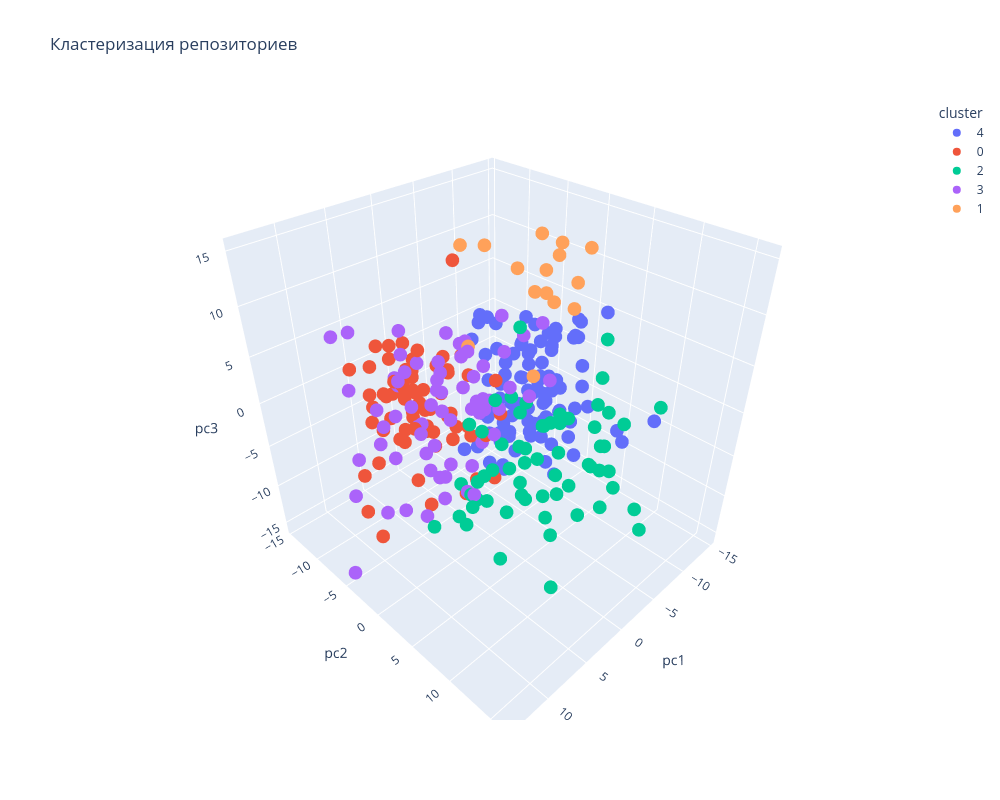

The code cell stored with this chart in its notebook:
### Markdown cell above
### Кластеризация

### Code cell
import numpy as np
import pandas as pd
import plotly.express as px
from sklearn.cluster import KMeans
from sklearn.decomposition import PCA
from sklearn.preprocessing import StandardScaler

df_clean = df.drop(columns=["github_id"]).copy()
df_clean = df_clean.dropna(subset=["readme_embedding", "topics_embedding"]).copy()

readme_embeddings = np.vstack(df_clean["readme_embedding"].values)
topics_embeddings = np.vstack(df_clean["topics_embedding"].values)

numeric_cols = df_clean.select_dtypes(include=["number"]).columns.tolist()
X_num = df_clean[numeric_cols].values

X = np.hstack([X_num, readme_embeddings, topics_embeddings])

X[np.isinf(X)] = np.nan
mask = ~np.isnan(X).any(axis=1)

X = X[mask]
df_clean = df_clean.iloc[mask].copy()

scaler = StandardScaler()
X_scaled = scaler.fit_transform(X)

pca = PCA(n_components=3, svd_solver="full")
X_pca = pca.fit_transform(X_scaled)

df_clean["pc1"] = X_pca[:, 0]
df_clean["pc2"] = X_pca[:, 1]
df_clean["pc3"] = X_pca[:, 2]

kmeans = KMeans(n_clusters=5, random_state=42, n_init=10)
df_clean["cluster"] = kmeans.fit_predict(X_scaled).astype(str)


hover_cols = [
    "releases_count",
    "subscribers_count",
    "stargazers_count",
    "forks_count",
    "open_issues_count",
    "closed_issues_count",
    "open_pr_count",
    "closed_pr_count",
    "contributors_count",
    "commits_count",
    "owner_location",
    "license_spdx_id",
    "cluster"
]

fig = px.scatter_3d(
    df_clean,
    x="pc1",
    y="pc2",
    z="pc3",
    color="cluster",
    hover_name="full_name",
    hover_data=hover_cols,
    title="Кластеризация репозиториев"
)

fig.update_layout(
    width=1000,
    height=800
)

fig.show()

### Figure 1 — Plotly figure (JSON) as saved in the notebook; plotly's stock layout.template omitted (floating-point values rounded to 4 significant figures; data arrays with more than 128 entries replaced by an {"elided": "..."} marker saying what was removed)
{"data": [{"customdata": {"elided": "93x13 mixed values"}, "hovertemplate": "<b>%{hovertext}</b><br><br>cluster=%{customdata[12]}<br>pc1=%{x}<br>pc2=%{y}<br>pc3=%{z}<br>releases_count=%{customdata[0]}<br>subscribers_count=%{customdata[1]}<br>stargazers_count=%{customdata[2]}<br>forks_count=%{customdata[3]}<br>open_issues_count=%{customdata[4]}<br>closed_issues_count=%{customdata[5]}<br>open_pr_count=%{customdata[6]}<br>closed_pr_count=%{customdata[7]}<br>contributors_count=%{customdata[8]}<br>commits_count=%{customdata[9]}<br>owner_location=%{customdata[10]}<br>license_spdx_id=%{customdata[11]}<extra></extra>", "hovertext": ["papra-hq/papra", "ratatui/ratzilla", "icip-cas/PPTAgent", "plexe-ai/plexe", "trycua/acu", "YouG-o/YouTube-No-Translation", "uccl-project/uccl", "Alibaba-NLP/DeepResearch", "remnawave/panel", "superglue-ai/superglue", "Heavrnl/TelegramForwarder", "tiagozip/cap", "rowboatlabs/rowboat", "clemcer/LoggiFly", "c15t/c15t", "rybbit-io/rybbit", "MiniMax-AI/MiniMax-01", "rag-web-ui/rag-web-ui", "trycompai/comp", "OpenBMB/UltraRAG", "Gourieff/ComfyUI-ReActor", "embedpdf/embed-pdf-viewer", "steveiliop56/tinyauth", "kagent-dev/kagent", "YosemiteCrew/Yosemite-Crew", "semaphoreio/semaphore", "metatool-ai/metamcp", "GoogleCloudPlatform/khi", "rclone-ui/rclone-ui", "aureuserp/aureuserp", "multimodal-art-projection/YuE", "open-thought/reasoning-gym", "usertour/usertour", "OpenAgentPlatform/Dive", "adrianhajdin/react-movies", "any-listen/any-listen", "open-thoughts/open-thoughts", "vladelaina/Catime", "yandex/perforator", "vllm-project/vllm-ascend", "qiutongxue/oba-live-tool", "crmne/ruby_llm", "sheshbabu/zen", "trycua/cua", "kreuzberg-dev/kreuzberg", "umlx5h/LLPlayer", "Mail-0/Zero", "liveblocks/frimousse", "zhiyiYo/Fluent-M3U8", "index-tts/index-tts", "Vexa-ai/vexa", "zilliztech/deep-searcher", "groupultra/telegram-search", "ferronweb/ferron", "SpaceTimee/Fusion-JetBrainsMapleMono", "MemeMeow-Studio/MemeMeow", "oomol-lab/pdf-craft", "haris-musa/excel-mcp-server", "flowglad/flowglad", "rcourtman/Pulse", "huangjunsen0406/py-xiaozhi", "belastrittmatter/Framely", "HdShare/WAuxiliary_Public", "MoonshotAI/MoBA", "yincongcyincong/MuseBot", "andremichelle/openDAW", "ravitemer/mcphub.nvim", "mytv-android/mytv-android", "raghavyuva/nixopus", "TOM88812/xiaozhi-android-client", "rmurai0610/MASt3R-SLAM", "mg-chao/snow-shot", "DioCrafts/OxiCloud", "obsidian-nvim/obsidian.nvim", "arkflow-rs/arkflow", "element-plus-x/Element-Plus-X", "eyaltoledano/claude-task-master", "lynx-family/lynx", "ConardLi/easy-dataset", "lynx-family/primjs", "x1xhlol/system-prompts-and-models-of-ai-tools", "confident-ai/deepteam", "pipeshub-ai/pipeshub-ai", "tadata-org/fastapi_mcp", "heshengtao/super-agent-party", "casparwylie/cascii-core", "Kilo-Org/kilocode", "agentset-ai/agentset", "vas3k/TaxHacker", "rikkahub/rikkahub", "PrunaAI/pruna", "nunchaku-ai/ComfyUI-nunchaku", "stacklok/toolhive"], "legendgroup": "4", "marker": {"color": "#636efa", "symbol": "circle"}, "mode": "markers", "name": "4", "scene": "scene", "showlegend": true, "type": "scatter3d", "x": [-8.254, -10.04, -3.593, -7.769, -10.96, -9.278, -11.05, -13.16, -6.378, -4.406, -5.512, -1.736, -6.695, -8.727, -6.738, -9.862, -10.47, -0.823, -3.381, -9.055, -9.287, -13.21, -2.403, -6.582, -6.447, -3.496, -0.8643, -6.59, -3.818, -8.044, -12.18, -11.06, -5.286, -5.006, -9.576, -10.5, -2.237, -3.957, -4.548, -9.199, -7.884, -4.149, -7.688, -8.143, -9.404, -7.2, -4.453, -9.344, -9.853, -7.974, -13.1, -3.954, -5.886, -6.63, -4.747, -3.083, -5.149, -4.202, -8.737, -3.919, -7.848, -2.178, -8.303, -12.43, -3.947, -10.47, -4.053, -11.18, -5.181, -9.264, -4.945, -7.517, -3.238, -5.59, -7.985, -13.17, -6.393, -7.234, -4.696, -7.453, -8.424, -6.94, -7.349, -9.065, -7.788, -3.992, -5.047, -9.662, -5.629, -7.452, -5.787, -12.04, -2.174], "y": [-2.026, -5.496, 3.279, 4.352, 7.51, -8.515, -1.95, 9.468, -0.7208, 4.702, -3.439, 0.04262, 4.661, -3.091, -3.761, 2.895, 1.737, 0.5541, -0.7365, -2.013, -4.573, -3.65, -2.525, -3.776, -0.1825, -5.001, -4.623, -5.141, -4.426, -0.4682, -0.1905, 4.283, 3.18, 3.946, -4.072, -3.488, -0.9051, -6.479, -4.829, -0.2818, 1.225, 3.194, -4.477, 2.949, -3.156, 0.553, -2.455, -3.778, -2.434, -4.655, 1.348, 3.165, 2.014, -2.938, -5.116, -2.115, -0.9927, -2.773, -7.261, -5.308, -3.698, -0.3296, -2.647, -0.09583, 2.972, -3.213, -4.458, -2.346, -5.37, -0.7435, -0.7318, 2.048, -3.372, -6.295, 0.1504, -0.5943, -2.839, -1.793, -2.563, -2.325, -3.469, 0.4827, 3.708, -2.937, -1.142, -5.311, 0.1148, 7.641, 3.619, 0.484, 5.607, -0.2835, -4.045], "z": [-3.308, -3.84, -2.111, 2.905, -5.971, 1.785, -4.38, -3.564, -6.641, -0.2919, -0.5556, -7.913, -1.205, -7.724, -4.678, -1.03, 5.454, -3.14, -5.606, 2.379, -3.131, 1.535, -9.452, -8.377, -5.367, 5.47, -8.029, -2.786, -4.849, -2.618, 2.499, 7.175, -5.531, -8.726, -0.1026, -3.606, -0.5912, 2.856, -1.381, 3.556, -0.1339, 0.1832, -7.165, -6.297, 3.685, 5.074, -11.48, -1.181, -0.601, 0.3091, -5.82, -2.012, -8.758, -10.5, 5.524, 3.995, 4.071, -7.77, -4.921, -5.361, -5.335, -3.112, 1.429, 4.278, -3.996, -2.869, -5.493, 0.8587, -5.877, 1.817, 4.438, -0.4926, -6.585, 0.5059, -0.247, 1.748, -4.192, -4.656, 1.571, -4.411, 4.782, -2.764, -3.6, -9.803, -2.209, 5.97, -0.528, -3.84, -1.623, -4.732, -5.789, 2.272, -8.086]}, {"customdata": {"elided": "70x13 mixed values"}, "hovertemplate": "<b>%{hovertext}</b><br><br>cluster=%{customdata[12]}<br>pc1=%{x}<br>pc2=%{y}<br>pc3=%{z}<br>releases_count=%{customdata[0]}<br>subscribers_count=%{customdata[1]}<br>stargazers_count=%{customdata[2]}<br>forks_count=%{customdata[3]}<br>open_issues_count=%{customdata[4]}<br>closed_issues_count=%{customdata[5]}<br>open_pr_count=%{customdata[6]}<br>closed_pr_count=%{customdata[7]}<br>contributors_count=%{customdata[8]}<br>commits_count=%{customdata[9]}<br>owner_location=%{customdata[10]}<br>license_spdx_id=%{customdata[11]}<extra></extra>", "hovertext": ["jcalabro/uscope", "iii-hq/iii", "thewh1teagle/kokoro-onnx", "uaxe/geektime-docs", "getprobo/probo", "Clats97/ClatScope", "afkarxyz/SpotiFLAC", "hybridgroup/go-haystack", "NeoFreeBird/app", "caelestia-dots/shell", "punkpeye/awesome-mcp-clients", "t3dotgg/stripe-recommendations", "ericc-ch/copilot-api", "liyown/ai-trend-publish", "tigshop/Tigshop", "cyberagiinc/DevDocs", "hunvreus/basecoat", "caelestia-dots/caelestia", "wojciech-kulik/FlashSpace", "GoogleCloudPlatform/kubectl-ai", "wickenico/WailBrew", "ekmas/cs16.css", "metacraft-labs/codetracer", "ravendevteam/talon", "tianyaxiang/neurapress", "Axenide/Ax-Shell", "reconurge/flowsint", "X11Libre/xserver", "supreme-gg-gg/instagram-cli", "FestingerVault/FestingerVault", "xinnan-tech/xiaozhi-esp32-server", "oxylabs/free-proxy-list", "uiriansan/SilentSDDM", "LearningCircuit/local-deep-research", "Cur10s1tyByt3/GenP", "0x676e67/rnet", "containers/kubernetes-mcp-server", "aingdesk/AingDesk", "guy-hartstein/company-research-agent", "cjpais/Handy", "GLips/Figma-Context-MCP", "yogsec/Hacking-Tools", "Billionmail/BillionMail", "kyantech/Palmr", "imputnet/helium", "bytedance/flowgram.ai", "shanleiguang/vRain", "matrix-construct/tuwunel", "good-lly/s3mini", "u14app/deep-research", "xiaobaigroup/ClashBox", "deepseek-ai/smallpond", "greggh/claude-code.nvim", "keleus/BewlyCat", "Coding-Solo/godot-mcp", "alexpfau/calendar-card-pro", "deepseek-ai/3FS", "kepano/defuddle", "MeowDump/Integrity-Box", "itgoyo/TelegramGroup", "sassanix/Warracker", "github/github-mcp-server", "freeman-jiang/beatsync", "lanxiuyun/lazyeat", "sjzar/chatlog", "smtg-ai/claude-squad", "bytebase/dbhub", "openops-cloud/openops", "facet-rs/facet", "youhunwl/TVAPP"], "legendgroup": "0", "marker": {"color": "#EF553B", "symbol": "circle"}, "mode": "markers", "name": "0", "scene": "scene", "showlegend": true, "type": "scatter3d", "x": [2.053, 4.323, 5.619, 3.012, -4.593, 7.43, -4.086, 6.911, 1.776, -3.213, 9.859, 6.208, 6.792, 5.707, 4.38, 2.771, 0.7025, 6.515, 0.5033, 4.866, 5.325, 1.105, 3.47, 8.14, 7.783, 1.44, 8.214, 2.277, 5.545, 4.412, 1.094, 4.111, 2.619, -0.901, 5.687, 5.632, 8.924, 4.5, 6.763, 5.186, 0.5463, 3.755, 0.4502, 8.003, -3.671, -2.977, -2.918, 1.103, 5.678, 0.7585, 1.638, 5.857, 0.09481, 3.104, 5.046, 4.273, 6.104, 2.575, 7.781, 3.825, 1.029, 10.75, 6.18, 2.007, 9.371, 4.057, -0.2268, 7.276, -0.7793, 6.485], "y": [-3.239, -3.573, -8.504, -8.396, -7.823, -1.677, -8.284, -2.471, -0.009032, -7.13, -5.001, -6.858, -3.887, -2.258, -9.896, -5.896, -5.993, -8.975, -10.35, -3.258, -14.37, -13.28, -6.758, -5.463, -7.264, -9.12, -7.019, -6.701, -4.032, -8.82, -4.414, -3.286, -10.67, 0.5275, -6.959, -4.2, -8.334, -3.058, 0.1681, -6.253, -5.049, 0.6375, -4.836, -7.239, -7.137, -2.18, -7.706, -4.214, -5.458, 0.2928, -8.285, -3.895, -6.177, -8.11, -6.597, -7.081, -5.953, -7.87, -3.521, -1.425, 1.672, -5.642, -8.152, -2.44, -4.93, -4.879, -2.864, -0.2776, -8.28, -4.009], "z": [3.163, 0.2285, 0.01373, 4.526, -2.177, 0.4904, 0.2031, -6.165, -7.646, 1.18, -13.15, -1.659, 3.735, 1.346, -1.522, -3.848, -1.051, 3.205, -3.133, -1.957, -0.01405, 1.419, 1.711, -1.289, 0.1894, 1.763, -1.183, -0.2259, 2.519, 3.218, -2.829, -2.474, -0.6691, -0.9932, 0.8076, -0.4765, -7.952, 0.4451, -0.7427, 1.457, 1.974, -7.825, -6.154, 1.639, -7.899, 0.488, 11.1, -2.336, -2.523, -2.73, -2.829, 0.4347, 2.749, 1.774, -4.968, -0.4906, 2.81, 1.556, -1.46, 0.1235, -6.887, -9.704, 5.588, -2.515, -4.122, 5.649, -5.004, -7.544, 0.4563, 3.222]}, {"customdata": {"elided": "61x13 mixed values"}, "hovertemplate": "<b>%{hovertext}</b><br><br>cluster=%{customdata[12]}<br>pc1=%{x}<br>pc2=%{y}<br>pc3=%{z}<br>releases_count=%{customdata[0]}<br>subscribers_count=%{customdata[1]}<br>stargazers_count=%{customdata[2]}<br>forks_count=%{customdata[3]}<br>open_issues_count=%{customdata[4]}<br>closed_issues_count=%{customdata[5]}<br>open_pr_count=%{customdata[6]}<br>closed_pr_count=%{customdata[7]}<br>contributors_count=%{customdata[8]}<br>commits_count=%{customdata[9]}<br>owner_location=%{customdata[10]}<br>license_spdx_id=%{customdata[11]}<extra></extra>", "hovertext": ["jim-schwoebel/awesome_ai_agents", "simstudioai/sim", "vxcontrol/pentagi", "hotovo/aider-desk", "OpenMind/OM1", "CoderSJX/AI-Resources-Central", "neural-maze/philoagents-course", "SolaceLabs/solace-agent-mesh", "asinghcsu/AgenticRAG-Survey", "RezaSi/go-interview-practice", "huggingface/agents-course", "huggingface/aisheets", "evalstate/fast-agent", "bytedance/UI-TARS-desktop", "bytedance/UI-TARS", "OpenHealthForAll/open-health", "rllm-org/rllm", "mruniquehacker/Knightbot-MD", "LeCAR-Lab/ASAP", "cloudflare/agents", "jihe520/MathModelAgent", "GoogleCloudPlatform/agent-starter-pack", "FoloUp/FoloUp", "bytebot-ai/bytebot", "agno-agi/agent-ui", "HKUDS/AutoAgent", "bowang-lab/MedRAX", "armankhondker/awesome-ai-ml-resources", "instructa/ai-prompts", "wrtnlabs/agentica", "ThinkInAIXYZ/deepchat", "AIDC-AI/ComfyUI-Copilot", "miantiao-me/hacker-podcast", "octotools/octotools", "Arindam200/awesome-ai-apps", "TIGER-AI-Lab/TheoremExplainAgent", "HKUDS/Auto-Deep-Research", "langchain-ai/agent-chat-ui", "Fosowl/agenticSeek", "langchain-ai/langgraph-swarm-py", "AgentDock/AgentDock", "cloudflare/agents-starter", "aigrantsindia/aigrantsindia", "yikart/AiToEarn", "inclusionAI/AReaL", "Mai-with-u/MaiBot", "CherryHQ/cherry-studio-app", "neuron-core/neuron-ai", "camel-ai/owl", "cocoindex-io/cocoindex", "Agent-RL/ReCall", "mims-harvard/ToolUniverse", "elder-plinius/CL4R1T4S", "datahaven-xyz/datahaven", "steel-dev/awesome-web-agents", "OpenPipe/ART", "claraverse-space/ClaraVerse", "openagents-org/openagents", "openai/openai-agents-python", "HKUDS/AI-Researcher", "microsoft/agent-academy"], "legendgroup": "2", "marker": {"color": "#00cc96", "symbol": "circle"}, "mode": "markers", "name": "2", "scene": "scene", "showlegend": true, "type": "scatter3d", "x": [6.508, -3.407, 0.08561, 2.37, -2.127, -4.712, 7.178, -2.709, 2.741, -0.6393, 2.928, 0.4662, 1.884, 1.534, -2.017, -0.4823, -1.359, 2.905, -2.334, 9.789, -6.749, 4.699, 1.438, -2.015, 7.348, -2.102, -0.442, 5.15, -1.284, 5.451, 2.622, -1.264, 7.447, 1.183, 3.485, -1.245, -2.3, 10.59, -2.925, 10.94, -3.029, 9.378, 6.701, 4.678, -1.938, -3.595, 7.817, 11.39, 3.056, -5.287, 1.814, -1.891, 6.861, 6.257, -3.985, -4.545, -0.2059, 2.86, 12.37, -2.708, 9.448], "y": [15.9, 9.468, 8.589, 3.167, 1.864, 8.722, 12.38, 11.97, 10.5, 2.162, 6.572, 8.76, 6.014, 5.454, 5.723, 4.117, 11.02, 0.395, 10.79, 6.47, 13.7, 3.928, 3.023, 8.232, 14.47, 16.09, 8.072, 9.315, 5.413, 11.57, 10.21, 3.412, 4.156, 7.72, 5.695, 2.516, 15.23, 11.98, 12.42, 9.981, 11.0, 6.853, 9.105, 5.137, 10.93, 5.52, 5.785, 9.884, 15.41, 9.539, 10.74, 11.55, 6.407, 4.857, 8.815, 11.74, 4.56, 9.738, 6.41, 10.85, 9.384], "z": [1.361, -3.571, -5.228, 3.407, -0.8036, 2.175, 5.017, -2.24, -0.2966, 1.819, 0.6078, 3.806, -5.833, -4.907, 0.06931, -4.547, 2.725, -0.3163, 10.52, -2.884, 3.337, 1.711, -1.914, -5.756, -6.91, -5.945, 2.076, 3.158, -0.03753, -0.1949, -7.401, 1.505, -2.247, 2.449, -7.089, 8.778, -4.28, -3.09, -3.974, 3.661, -0.2088, -3.816, 1.921, -1.768, 7.227, -4.319, -2.179, 1.411, -0.4313, 1.462, 5.083, -1.913, -0.3759, -4.314, -4.075, 1.726, -8.592, -5.458, -2.305, -0.113, 0.4633]}, {"customdata": {"elided": "67x13 mixed values"}, "hovertemplate": "<b>%{hovertext}</b><br><br>cluster=%{customdata[12]}<br>pc1=%{x}<br>pc2=%{y}<br>pc3=%{z}<br>releases_count=%{customdata[0]}<br>subscribers_count=%{customdata[1]}<br>stargazers_count=%{customdata[2]}<br>forks_count=%{customdata[3]}<br>open_issues_count=%{customdata[4]}<br>closed_issues_count=%{customdata[5]}<br>open_pr_count=%{customdata[6]}<br>closed_pr_count=%{customdata[7]}<br>contributors_count=%{customdata[8]}<br>commits_count=%{customdata[9]}<br>owner_location=%{customdata[10]}<br>license_spdx_id=%{customdata[11]}<extra></extra>", "hovertext": ["RUC-NLPIR/Search-o1", "bestruirui/BestSub", "bbruceyuan/LLMs-Zero-to-Hero", "bytedance/Sa2VA", "ggml-org/llama.vscode", "microsoft/TimeCraft", "sauravpanda/BrowserAI", "microsoft/Generative-AI-for-beginners-dotnet", "KernelSU-Next/KernelSU-Next", "mohsen1/yek", "HKUDS/MiniRAG", "memstechtips/Winhance", "santinic/audiblez", "nazdridoy/kokoro-tts", "AwesomeAssertions/AwesomeAssertions", "0xemmkty/QuantMuse", "hunvreus/devpush", "kainctl/isd", "shaiwz/data-platform-open", "sammwyy/MikuMikuBeam", "FireRedTeam/FireRedASR", "xororz/local-dream", "winfunc/deepreasoning", "jina-ai/node-DeepResearch", "kitlangton/Hex", "swiftlang/swift-build", "daveebbelaar/ai-cookbook", "ErlichLiu/DeepClaude", "revokslab/ShipFree", "mangowm/mango", "okooo5km/HiPixel", "dzhng/deep-research", "modelcontextprotocol/registry", "modelcontextprotocol/swift-sdk", "om-ai-lab/VLM-R1", "langchain-ai/langchain-mcp-adapters", "zzli2022/Awesome-System2-Reasoning-LLM", "AgentDeskAI/browser-tools-mcp", "AmanVarshney01/create-better-t-stack", "ibelick/prompt-kit", "AnotiaWang/deep-research-web-ui", "linshenkx/prompt-optimizer", "1517005260/graph-rag-agent", "Zhefan-Xu/NavRL", "liyupi/ai-guide", "mbzuai-oryx/Awesome-LLM-Post-training", "facebook/pyrefly", "supermemoryai/apple-mcp", "thu-pacman/chitu", "hiyouga/EasyR1", "sahibzada-allahyar/YC-Killer", "ModelEngine-Group/fit-framework", "keenthemes/reui", "signerlabs/Klee", "joey-zhou/xiaozhi-esp32-server-java", "liaokongVFX/MCP-Chinese-Getting-Started-Guide", "rasbt/reasoning-from-scratch", "felixrieseberg/clippy", "ln-dev7/circle", "mattt/iMCP", "Marvomatic/n8n-templates", "syssec-utd/pylingual", "canopyai/Orpheus-TTS", "KalyanKS-NLP/llm-engineer-toolkit", "getsentry/XcodeBuildMCP", "yjacquin/fast-mcp", "ml-explore/mlx-lm"], "legendgroup": "3", "marker": {"color": "#ab63fa", "symbol": "circle"}, "mode": "markers", "name": "3", "scene": "scene", "showlegend": true, "type": "scatter3d", "x": [-0.3791, 6.37, -0.296, -0.01707, 4.43, 8.294, -0.2589, 11.68, 3.945, 8.822, 2.105, 7.208, 8.612, 3.452, 1.095, 7.818, 11.91, -0.7172, 8.986, 6.172, -2.474, 0.6248, 2.606, 10.11, 8.955, 11.3, 12.02, 4.643, 5.285, -0.3999, -0.3683, 10.24, 13.5, 13.77, -3.513, 8.729, 3.466, 9.932, 3.117, 7.287, 7.804, 0.1731, 9.327, 5.9, -1.486, 7.814, 9.362, 8.084, 3.816, 5.554, 6.851, 3.063, 5.766, 9.036, -0.1191, 11.92, 7.254, 5.857, 6.154, 4.819, 8.024, 10.51, 5.208, 1.853, 8.669, 7.737, 6.096], "y": [6.797, -2.626, 1.591, 1.555, 2.437, 7.221, 1.0, 5.536, -5.261, -1.597, -1.445, -2.214, -8.51, -8.246, 1.161, 1.27, -4.094, -2.109, -2.185, -2.292, 1.805, -2.401, 1.905, 5.177, -9.077, -0.6971, 7.674, -0.1346, -6.563, -2.492, -1.068, 8.831, -5.003, -2.343, 3.028, -3.128, -3.119, -0.6182, -3.024, -1.057, 5.354, -0.5639, 7.678, 0.3209, 3.549, 3.541, -4.336, 0.5108, 0.7335, 3.357, -3.245, 3.709, -6.322, -4.807, -1.18, -0.5618, 4.498, -4.987, 0.601, -1.852, 3.632, -8.202, -0.7007, 4.387, 0.7792, 1.281, -0.01966], "z": [5.819, -0.3228, 6.392, 9.985, 3.163, 8.152, 0.1094, 2.562, 4.118, 6.087, 6.94, 2.431, 7.81, 6.038, 1.792, 4.662, -1.816, -2.114, 2.347, 0.0251, 7.225, 6.186, 3.04, -1.534, 1.703, 3.216, 3.399, 0.7971, 1.727, 1.957, -1.04, 1.263, -15.51, -3.729, 8.517, -2.894, 3.061, -6.758, 1.62, 0.1693, -2.137, 4.213, 2.887, 6.469, 2.146, 12.25, 2.109, -0.6423, 4.243, 9.632, 5.365, 0.4257, 2.873, -2.062, -4.811, -5.693, 10.39, 5.93, 2.864, -6.728, -0.07003, 8.24, 6.78, 5.034, -7.381, 0.4408, 4.679]}, {"customdata": {"elided": "15x13 mixed values"}, "hovertemplate": "<b>%{hovertext}</b><br><br>cluster=%{customdata[12]}<br>pc1=%{x}<br>pc2=%{y}<br>pc3=%{z}<br>releases_count=%{customdata[0]}<br>subscribers_count=%{customdata[1]}<br>stargazers_count=%{customdata[2]}<br>forks_count=%{customdata[3]}<br>open_issues_count=%{customdata[4]}<br>closed_issues_count=%{customdata[5]}<br>open_pr_count=%{customdata[6]}<br>closed_pr_count=%{customdata[7]}<br>contributors_count=%{customdata[8]}<br>commits_count=%{customdata[9]}<br>owner_location=%{customdata[10]}<br>license_spdx_id=%{customdata[11]}<extra></extra>", "hovertext": ["alecm20/story-flicks", "Tencent-Hunyuan/Hunyuan3D-2", "DepthAnything/Video-Depth-Anything", "YanWenKun/Hunyuan3D-2-WinPortable", "visomaster/VisoMaster", "HKUDS/VideoRAG", "Phantom-video/Phantom", "SkyworkAI/SkyReels-V1", "bytedance/InfiniteYou", "Stability-AI/stable-virtual-camera", "Wan-Video/Wan2.1", "scraed/LanPaint", "nv-tlabs/GEN3C", "Tencent-Hunyuan/HunyuanVideo-I2V", "ali-vilab/VACE"], "legendgroup": "1", "marker": {"color": "#FFA15A", "symbol": "circle"}, "mode": "markers", "name": "1", "scene": "scene", "showlegend": true, "type": "scatter3d", "x": [4.355, -7.68, -8.489, -5.692, -1.401, -8.372, -3.543, -11.65, -8.034, -6.533, -12.23, -9.137, 0.5994, -14.7, -8.632], "y": [2.112, -1.729, -1.793, -2.114, 4.045, 0.07229, -4.101, 0.131, -0.6144, 0.5716, -0.5839, -0.2039, -2.668, -0.9183, 0.4971], "z": [9.075, 8.33, 13.77, 11.21, 4.512, 7.664, 13.43, 8.544, 8.465, 11.64, 5.303, 11.99, 15.11, 10.81, 13.55]}], "layout": {"height": 800, "legend": {"title": {"text": "cluster"}, "tracegroupgap": 0}, "scene": {"domain": {"x": [0, 1], "y": [0, 1]}, "xaxis": {"title": {"text": "pc1"}}, "yaxis": {"title": {"text": "pc2"}}, "zaxis": {"title": {"text": "pc3"}}}, "title": {"text": "Кластеризация репозиториев"}, "width": 1000}}
